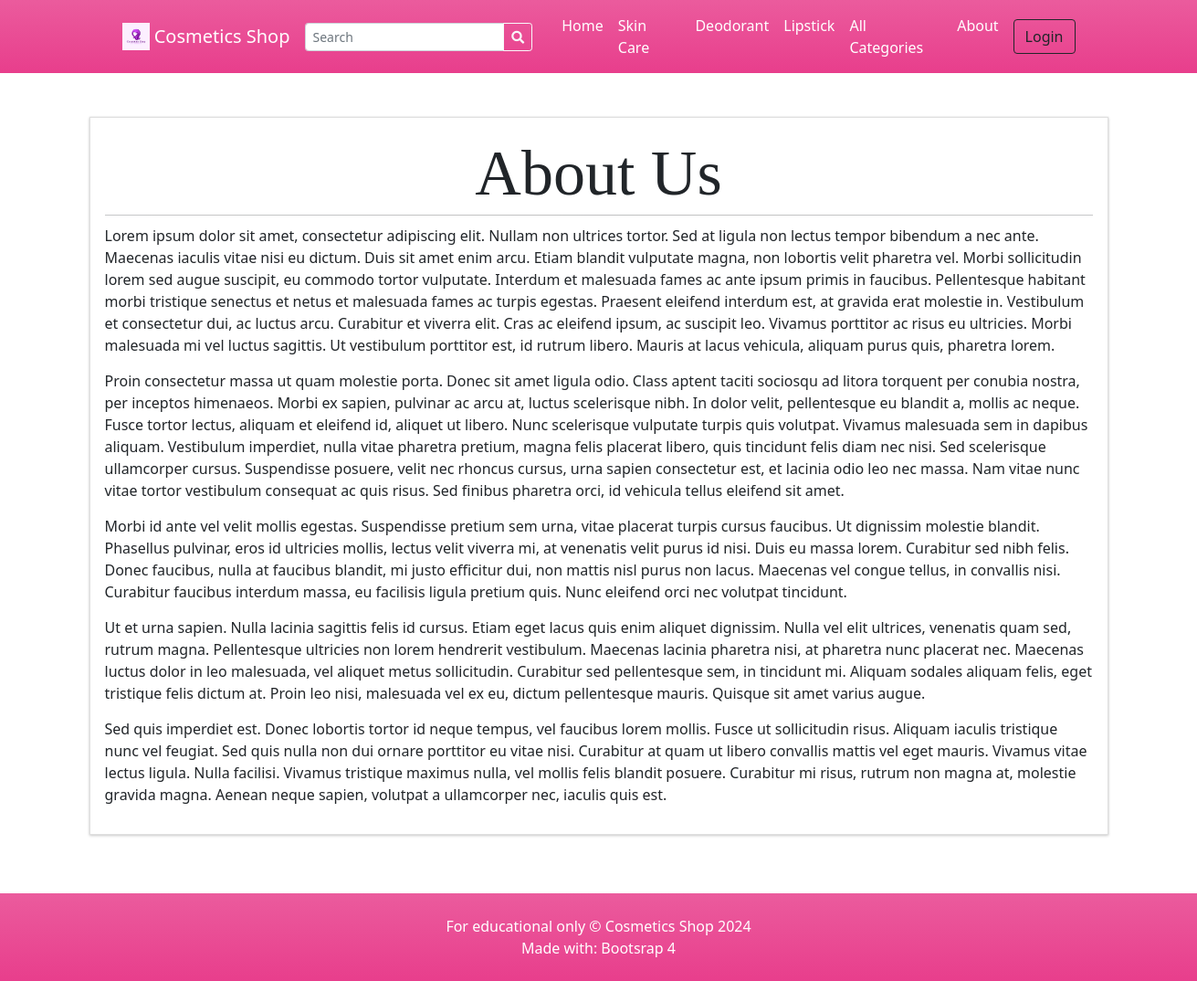
The page /?p=about on the database its author committed.
### tables this page shows
CREATE TABLE `categories` (
  `id` int(30) NOT NULL,
  `category` varchar(250) NOT NULL,
  `description` text DEFAULT NULL,
  `status` tinyint(1) NOT NULL DEFAULT 1,
  `delete_flag` tinyint(1) NOT NULL DEFAULT 0,
  `date_created` datetime NOT NULL DEFAULT current_timestamp()
);

### classes/DBConnection.php (called while the page is built, shortened)
<?php
class DBConnection
{
    private $host = 'localhost';
    private $username = 'root';
    private $password = 'arzelzolina10';
    private $database = 'store';
    public $conn;
    public function __construct()
    {
        if (!isset($this->conn)) {
            $this->conn = new mysqli($this->host, $this->username, $this->password, $this->database);
        }
    }
}

### classes/SystemSettings.php (called while the page is built, shortened)
<?php
class SystemSettings extends DBConnection
{
	function userdata($field = '')
	{
		if (!empty($field)) {
			if (isset($_SESSION['userdata'][$field]))
				return $_SESSION['userdata'][$field];
			else
				return null;
		} else {
			return false;
		}
	}
	function info($field = '')
	{
		if (!empty($field)) {
			if (isset($_SESSION['system_info'][$field]))
				return $_SESSION['system_info'][$field];
			else
				return false;
		} else {
			return false;
		}
	}
}
$_settings = new SystemSettings();

### config.php (called while the page is built, shortened)
<?php
require_once('classes/DBConnection.php');
require_once('classes/SystemSettings.php');
function validate_image($file){
	if(!empty($file)){
        $ex = explode("?",$file);
        $file = $ex[0];
        $ts = isset($ex[1]) ? "?".$ex[1] : '';
		if(is_file(base_app.$file)){
			return base_url.$file.$ts;
		}else{
			return base_url.'dist/img/no-image-available.png';
		}
	}else{
		return base_url.'dist/img/no-image-available.png';
	}
}
?>

### inc/topBarNav.php (the view, shortened to what this page needs)
<nav class="navbar navbar-expand-lg navbar-dark bg-gradient-pink">
            <div class="container px-4 px-lg-5 ">
                <a class="navbar-brand" href="./">
                <img src="<?php echo validate_image($_settings->info('logo')) ?>" width="30" height="30" class="d-inline-block align-top" alt="" loading="lazy">
                <?php echo $_settings->info('short_name') ?>
                </a>
                <form class="form-inline" id="search-form">
                  <div class="input-group">
                    <input class="form-control form-control-sm form " type="search" placeholder="Search" aria-label="Search" name="search"  value="<?php echo isset($_GET['search']) ? $_GET['search'] : "" ?>"  aria-describedby="button-addon2">
                    <div class="input-group-append">
                      <button class="btn btn-outline-light btn-sm m-0" type="submit" id="button-addon2"><i class="fa fa-search"></i></button>
                    </div>
                  </div>
                </form>
                <div class="collapse navbar-collapse" id="navbarSupportedContent">
                    <ul class="navbar-nav me-auto mb-2 mb-lg-0 ms-lg-4">
                        <li class="nav-item"><a class="nav-link text-white" aria-current="page" href="./">Home</a></li>
                        <?php
                        $cat_qry = $conn->query("SELECT * FROM categories where status = 1  limit 3");
                        $count_cats =$conn->query("SELECT * FROM categories where status = 1 ")->num_rows;
                        while($crow = $cat_qry->fetch_assoc()):
                        ?>
                        <li class="nav-item"><a class="nav-link text-white" aria-current="page" href="./?p=products&c=<?php echo md5($crow['id']) ?>"><?php echo $crow['category'] ?></a></li>
                        <?php endwhile; ?>
                        <?php if($count_cats > 3): ?>
                        <li class="nav-item"><a class="nav-link text-white" href="./?p=view_categories">All Categories</a></li>
                        <?php endif; ?>
                        <li class="nav-item"><a class="nav-link text-white" href="./?p=about">About</a></li>
                    </ul>
                    <div class="d-flex align-items-center">
                      <?php if($_settings->userdata('id') > 0 && $_settings->userdata('login_type') == 2): ?>
                        <a class="text-dark mr-2 nav-link text-white" href="./?p=cart">
                            <i class="bi-cart-fill me-1"></i>
                            Cart
                            <span class="badge bg-dark text-white ms-1 rounded-pill" id="cart-count">
                              <?php
                                $count = $conn->query("SELECT SUM(quantity) as items from `cart` where client_id =".$_settings->userdata('id'))->fetch_assoc()['items'];
                                echo ($count > 0 ? $count : 0);
                              ?>
                            </span>
                        </a>
                            <a href="./?p=my_account" class="text-dark  nav-link text-white"><b> Hi, <?php echo $_settings->userdata('firstname')?>!</b></a>
                            <a href="logout.php" class="text-dark  nav-link text-white"><i class="fa fa-sign-out-alt"></i></a>
                        <?php else: ?>
                        <button class="btn btn-outline-dark ml-2" id="login-btn" type="button">Login</button>
                        <?php endif; ?>
                    </div>
                </div>
            </div>
        </nav>

### rows shown on the page
categories: category "Skin Care"
categories: category "Deodorant"
categories: category "Lipstick"

### other values the page prints
$_settings->info('short_name') "Cosmetics Shop"
